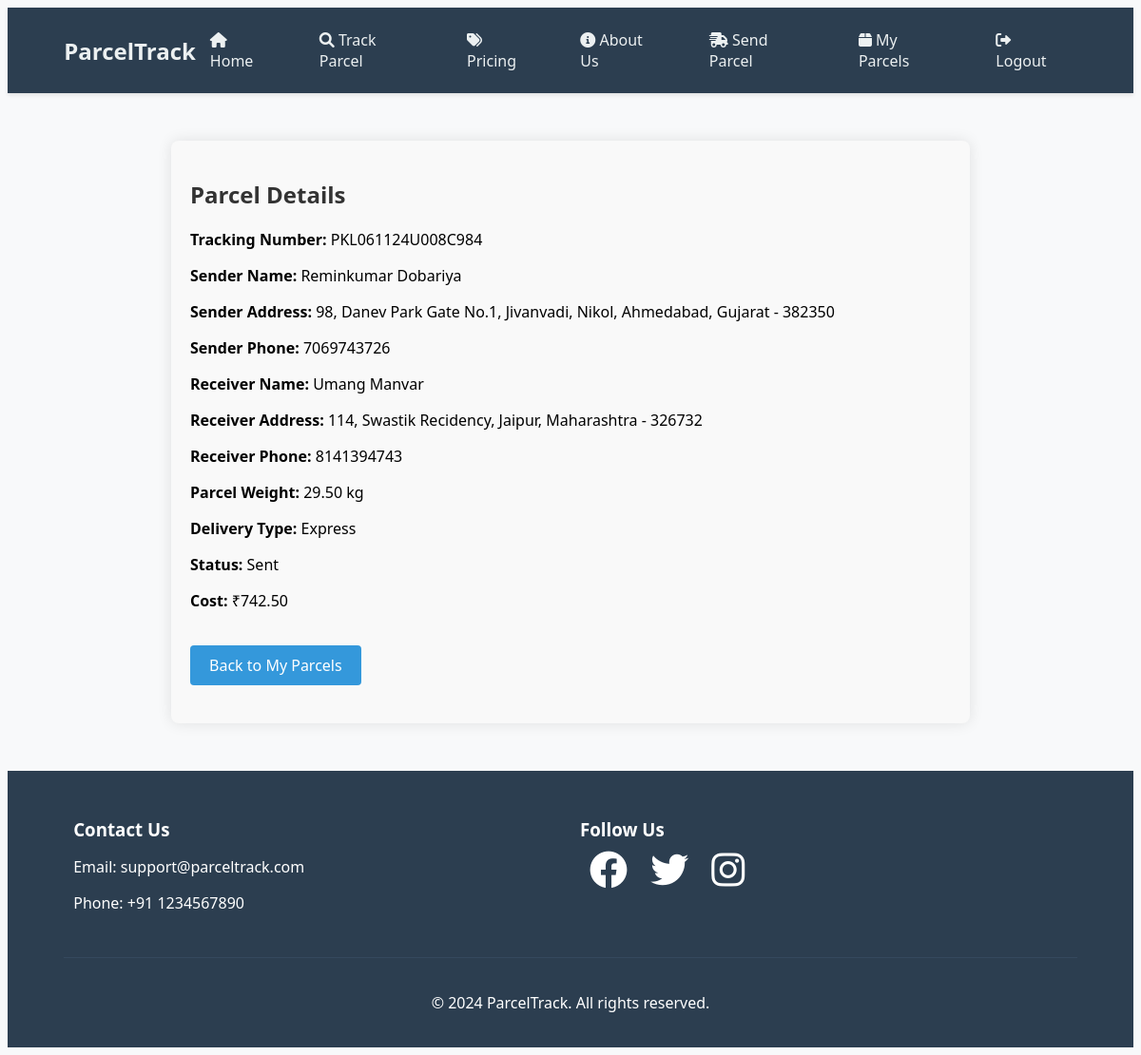
/parcel_details.php?tracking_number=PKL061124U008C984 (signed in), run on the app's committed database.
### tables this page shows
CREATE TABLE `parcels` (
  `id` int(11) NOT NULL,
  `user_id` int(11) DEFAULT NULL,
  `tracking_number` varchar(255) NOT NULL,
  `sender_name` varchar(255) NOT NULL,
  `sender_street` varchar(255) NOT NULL,
  `sender_city` varchar(255) NOT NULL,
  `sender_state` varchar(255) NOT NULL,
  `sender_zip` varchar(10) NOT NULL,
  `sender_phone` varchar(15) NOT NULL,
  `receiver_name` varchar(255) NOT NULL,
  `receiver_street` varchar(255) NOT NULL,
  `receiver_city` varchar(255) NOT NULL,
  `receiver_state` varchar(255) NOT NULL,
  `receiver_zip` varchar(10) NOT NULL,
  `receiver_phone` varchar(15) NOT NULL,
  `parcel_weight` decimal(5,2) NOT NULL,
  `delivery_type` enum('Standard','Express') NOT NULL,
  `status` enum('Pending','Sent','Delivered') NOT NULL,
  `created_at` timestamp NOT NULL DEFAULT current_timestamp(),
  `cost` decimal(10,2) NOT NULL
);

### parcel_details.php (the view, shortened to what this page needs)
<?php
require_once 'config.php';
require_once 'header.php';
$tracking_number = $_GET['tracking_number'];
$stmt = $conn->prepare("SELECT * FROM parcels WHERE tracking_number = ? AND user_id = ?");
$user_id = $_SESSION['user_id'];
$stmt->bind_param("si", $tracking_number, $user_id);
if (!$stmt->execute()) {
    die("Error executing query: " . $stmt->error);
}
$parcel = $stmt->get_result()->fetch_assoc();
?>
<div class="parcel-detail">
    <h2>Parcel Details</h2>
    <p><strong>Tracking Number:</strong> <?php echo htmlspecialchars($parcel['tracking_number']); ?></p>
    <p><strong>Sender Name:</strong> <?php echo htmlspecialchars($parcel['sender_name']); ?></p>
    <p><strong>Sender Address:</strong> <?php echo htmlspecialchars($parcel['sender_street'] . ', ' . $parcel['sender_city'] . ', ' . $parcel['sender_state'] . ' - ' . $parcel['sender_zip']); ?></p>
    <p><strong>Sender Phone:</strong> <?php echo htmlspecialchars($parcel['sender_phone']); ?></p>
    <p><strong>Receiver Name:</strong> <?php echo htmlspecialchars($parcel['receiver_name']); ?></p>
    <p><strong>Receiver Address:</strong> <?php echo htmlspecialchars($parcel['receiver_street'] . ', ' . $parcel['receiver_city'] . ', ' . $parcel['receiver_state'] . ' - ' . $parcel['receiver_zip']); ?></p>
    <p><strong>Receiver Phone:</strong> <?php echo htmlspecialchars($parcel['receiver_phone']); ?></p>
    <p><strong>Parcel Weight:</strong> <?php echo htmlspecialchars($parcel['parcel_weight']); ?> kg</p>
    <p><strong>Delivery Type:</strong> <?php echo htmlspecialchars($parcel['delivery_type']); ?></p>
    <p><strong>Status:</strong> <?php echo htmlspecialchars($parcel['status']); ?></p>
    <p><strong>Cost:</strong> ₹<?php echo htmlspecialchars($parcel['cost']); ?></p>
    <a href="my_parcel.php" class="back-button">Back to My Parcels</a>
</div>
<?php require_once 'footer.php'; ?>

### header.php (shortened to what this page needs)
<!DOCTYPE html>
<html lang="en">
<head>
    <link rel="stylesheet" href="https://cdnjs.cloudflare.com/ajax/libs/font-awesome/6.0.0/css/all.min.css">
</head>
<body>
    <nav class="navbar">
        <div class="container">
            <div class="nav-links">
                <a href="index.php" class="logo">ParcelTrack</a>
                <div class="nav-items">
                    <a href="index.php"><i class="fas fa-home"></i> Home</a>
                    <a href="track.php"><i class="fas fa-search"></i> Track Parcel</a>
                    <a href="pricing.php"><i class="fas fa-tags"></i> Pricing</a>
                    <a href="about.php"><i class="fas fa-info-circle"></i> About Us</a>
                    <?php if(isset($_SESSION['user_id']) && !isset($_SESSION['is_admin'])): ?>
                        <a href="send_parcel.php"><i class="fas fa-shipping-fast"></i> Send Parcel</a>
                        <a href="my_parcel.php"><i class="fas fa-box"></i> My Parcels</a>
                        <a href="logout.php"><i class="fas fa-sign-out-alt"></i> Logout</a>
                    <?php elseif(isset($_SESSION['is_admin'])): ?>
                        <a href="update_status.php"><i class="fas fa-edit"></i> Update Status</a>
                        <a href="logout.php"><i class="fas fa-sign-out-alt"></i> Logout</a>
                    <?php else: ?>
                        <a href="login.php"><i class="fas fa-sign-in-alt"></i> Login</a>
                    <?php endif; ?>
                </div>
            </div>
        </div>
    </nav>
</body>
</html>

### footer.php (shortened to what this page needs)
<link rel="stylesheet" href="https://cdnjs.cloudflare.com/ajax/libs/font-awesome/6.0.0-beta3/css/all.min.css">
<footer>
    <div class="container">
        <div style="display: flex; justify-content: space-between; flex-wrap: wrap;">
            <div class="contact-info">
                <h3>Contact Us</h3>
                <p>Email: support@parceltrack.com</p>
                <p>Phone: +91 1234567890</p>
            </div>
            <div class="social-links">
                <h3>Follow Us</h3>
                <a href="https://www.facebook.com" target="_blank"><i class="fab fa-facebook"></i></a>
                <a href="https://www.twitter.com" target="_blank"><i class="fab fa-twitter"></i></a>
                <a href="https://www.instagram.com" target="_blank"><i class="fab fa-instagram"></i></a>
            </div>
        </div>
        <div class="bottom-text">
            <p>&copy; 2024 ParcelTrack. All rights reserved.</p>
        </div>
    </div>
</footer>

### header.php (style rules this page uses)
:root { --primary-color: #2c3e50; --secondary-color: #34495e; --accent-color: #3498db; --text-light: #ecf0f1; --text-dark: #2c3e50; --background-light: #f8f9fa; --shadow: 0 2px 4px rgba(0, 0, 0, 0.1); }
body { background-color: var(--background-light); font-family: 'Segoe UI', Arial, sans-serif; }
.navbar { background: var(--primary-color); padding: 15px 0; box-shadow: var(--shadow); position: sticky; top: 0; z-index: 1000; }
.container { width: 90%; margin: 0 auto; max-width: 1200px; }
.nav-links { display: flex; justify-content: space-between; align-items: center; }
.logo { color: var(--text-light); font-size: 24px; text-decoration: none; font-weight: bold; }
.nav-items { display: flex; gap: 20px; }
.nav-items a { color: var(--text-light); text-decoration: none; padding: 8px 15px; border-radius: 4px; font-weight: 500; }

### parcel_details.php (style rules this page uses)
.parcel-detail { max-width: 800px; margin: 50px auto; padding: 20px; background: #f9f9f9; border-radius: 8px; box-shadow: 0 0 15px rgba(0, 0, 0, 0.1); }
h2 { color: #333; }
.back-button { display: inline-block; margin: 20px 0; padding: 10px 20px; background-color: #3498db; color: white; border: none; border-radius: 4px; text-decoration: none; font-weight: 500; cursor: pointer; }

### footer.php (style rules this page uses)
footer { background: #2c3e50; color: white; padding: 20px 0; margin-top: 50px; }
footer .container { display: flex; flex-direction: column; }
footer .contact-info, footer .social-links { flex: 1; min-width: 250px; margin: 10px; }
footer h3 { margin-bottom: 10px; }
footer a { color: white; text-decoration: none; }
footer .bottom-text { text-align: center; margin-top: 20px; border-top: 1px solid #34495e; padding-top: 20px; }
.social-links { display: inline-box; }
.social-links a { margin: 0 10px; }
.social-links i { font-size: 40px; transition: transform 0.3s; }

### data on the page
parcels: tracking_number "PKL061124U008C984", sender_name "Reminkumar Dobariya", sender_street+sender_city+sender_state "98, Danev Park Gate No.1, Jivanvadi, Nikol, Ahmedabad, Gujarat - 382350", sender_phone "7069743726", receiver_name "Umang Manvar", receiver_street+receiver_city+receiver_state "114, Swastik Recidency, Jaipur, Maharashtra - 326732", receiver_phone "8141394743", parcel_weight "29.50", delivery_type "Express", status "Sent", cost "742.50"
